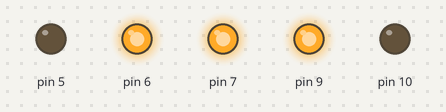
Recording of a sketch running on a simulated Arduino Uno, built with avr-gcc and run on an emulated ATmega328P. Parts: output pins drawn as LEDs (lit = HIGH).

Above: at 0.1 s.
Timing chart, 0 to 1.6 s (numbered marks = the images above):
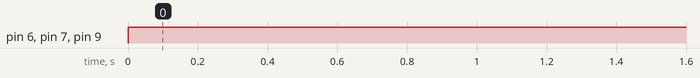

Measured:
- by itself, pin 6, pin 7, pin 9: LOW → HIGH at 0.00 s

The sketch:

sketch_mar24a.ino
```cpp
void setup() {
  pinMode(5, OUTPUT);
  pinMode(6, OUTPUT);
  pinMode(9, OUTPUT);
  pinMode(10, OUTPUT);
  pinMode(7, OUTPUT);
}

void loop() {
  // put your main code here, to run repeatedly:
  digitalWrite(7, HIGH);
  analogWrite(5, 0);
  analogWrite(6, 255);
  analogWrite(9, 255);
  analogWrite(10, 0);
}
```

roverWheels.cpp
```cpp
#include "roverWheels.h"


void forwards(int leftA, int leftB, int rightA, int rightB, int diff) {
  if (diff >= 0) {
    analogWrite(leftA, 255);
    analogWrite(leftB, 0);
    analogWrite(rightA, max(255-diff, 0));
    analogWrite(rightB, min(255-diff, 0));
  }
  else {
    analogWrite(rightA, 255);
    analogWrite(rightB, 0);
    analogWrite(leftA, max(255+diff, 0));
    analogWrite(leftB, min(255+diff, 0));
  }
}


void backwards(int leftA, int leftB, int rightA, int rightB, int diff){

  if (diff >= 0) {
    analogWrite(leftA, 0);
    analogWrite(leftB, 255);
    analogWrite(rightA, min(255-diff, 0));
    analogWrite(rightB, max(255-diff, 0));
  }
  else {
    analogWrite(rightA, 0);
    analogWrite(rightB, 255);
    analogWrite(leftA, min(255+diff, 0));
    analogWrite(leftB, max(255+diff, 0));
  }


}
```

roverWheels.h
```cpp
#include "Arduino.h"

void forwards(int leftA, int leftB, int rightA, int rightB, int diff);
void backwards(int leftA, int leftB, int rightA, int rightB, int diff);
```
